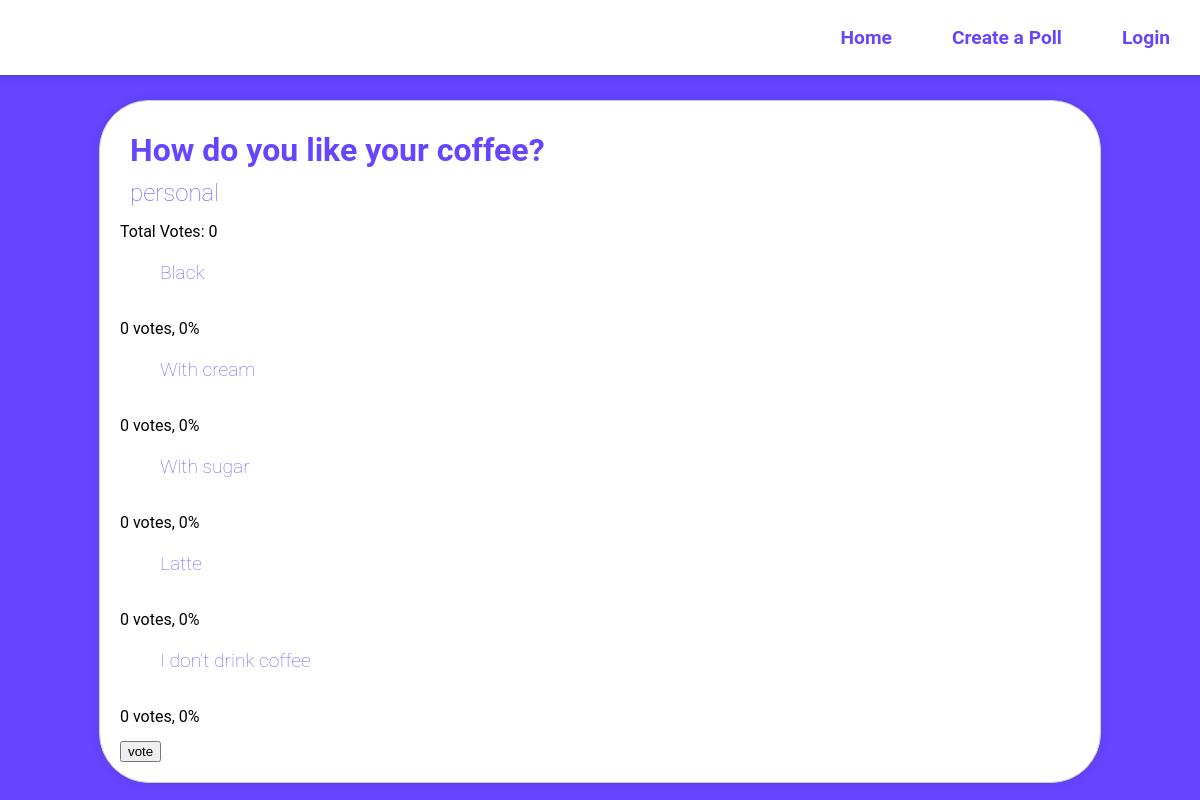
Page /Views/viewPoll.php?pollId=14 on the committed database.
### tables this page shows
CREATE TABLE `polls` (
  `id` int(11) NOT NULL,
  `title` varchar(255) NOT NULL,
  `end_date` datetime DEFAULT NULL,
  `user_id` int(11) NOT NULL,
  `category` varchar(255) NOT NULL,
  `time_created` timestamp NOT NULL DEFAULT current_timestamp(),
  `time_updated` timestamp NOT NULL DEFAULT current_timestamp() ON UPDATE current_timestamp()
);

CREATE TABLE `options` (
  `id` int(11) NOT NULL,
  `option_text` varchar(255) NOT NULL,
  `poll_id` int(11) NOT NULL
);

### Models/Poll.php (called while the page is built, shortened)
<?php
require 'connection.php';
class Poll
{
    public $id;
    public static function find($id) {
        global $db;
        return $db->query('SELECT * FROM polls WHERE id = ' . $id)->fetchObject(self::class);
    }
    public function options() {
        global $db;
        return $db->query('SELECT * FROM options WHERE poll_id = ' . $this->id)->fetchAll(\PDO::FETCH_CLASS, Option::class);
    }
    public function votes() {
        global $db;
        return $db->query('SELECT * FROM votes WHERE poll_id = ' . $this->id)->rowCount();
    }
}

### Models/Option.php (called while the page is built, shortened)
<?php
class Option
{
    public $id;
    public function votes() {
        global $db;
        return $db->query('SELECT * FROM votes WHERE option_id = ' . $this->id)->rowCount();
    }
}

### Templates/openPoll.php (the view, shortened to what this page needs)
<?php
$pollId = $_GET['pollId'];
$poll = Poll::find($pollId);
echo "<div class='poll'>";
echo "<h2 class='title'>" . $poll->title . "</h2>";
echo "<h3 class='category'>" . $poll->category . "</h3>";
echo "<form action='../Controllers/vote.php' method='post'>";
$options = $poll->options();
$votes = $poll->votes();
echo "<p class='stats'>Total Votes: " . $votes . "</p>";
$votes = $votes > 0 ? $votes : 1;
foreach ($options as $option) {
    $optionVotes = $option->votes();
    $percent = round(($optionVotes) / ($votes) * 100);
    echo "<div class='option'>";
    echo "<label for='$option->id'>$option->option_text</label>";
    echo "<div>";
    echo "<p class='stats'>" . $optionVotes. " votes, ". $percent . "%</p>";
    echo "</div>";
}
echo "<input type='submit' value='vote'/>";
echo "</form>";
echo "</div>";

### Stylesheets/viewPoll.css (style rules this page uses)
body { font-family: 'Roboto', sans-serif; display: flex; height: 100vh; width: 100vw; background-color: rgba(45,0,255,0.73); margin: 0; }
.poll { width: 80%; height: fit-content; border: 1px solid #ccc; background-color: white; border-radius: 50px; padding: 20px; box-shadow: 0 0 10px rgba(0, 0, 0, 0.1); }
.poll h2 { font-size: 2rem; margin: 10px 0 5px 10px; color: rgba(45,0,255,0.73); }
.poll h3 { margin: 10px 0 15px 10px; font-size: 1.5rem; font-weight: lighter; color: rgba(45,0,255,0.65); }
p { margin: 0 0 15px; }
label { margin: 0 0 10px; padding: 10px 40px; border-radius: 40px; font-size: 1.2rem; font-weight: lighter; color: rgba(45,0,255,0.65); cursor: pointer; }
.option { margin-top: 20px; }

### rows in the picture
polls: title "How do you like your coffee?", category "personal"
options: option_text "Black", optionVotes "0", percent "0"
options: option_text "With cream", optionVotes "0", percent "0"
options: option_text "With sugar", optionVotes "0", percent "0"
options: option_text "Latte", optionVotes "0", percent "0"
options: option_text "I don't drink coffee", optionVotes "0", percent "0"

### other values in the picture
$votes "0"
